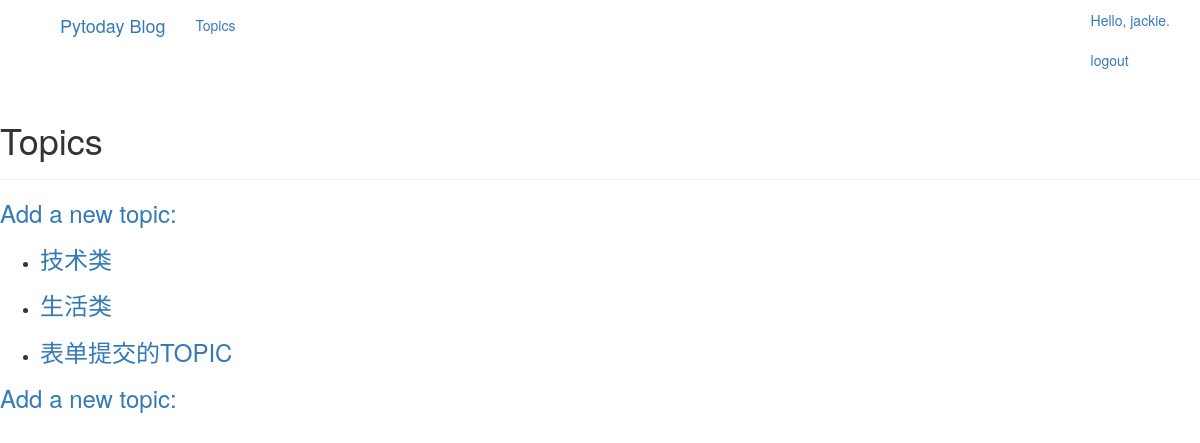
The app's page /topics/ (signed in) with its own data.
### stuapp/models.py (models this page shows)
class Topic(models.Model):
    text = models.CharField(max_length=200)
    date_added = models.DateTimeField(auto_now_add=True)
    owner = models.ForeignKey(User)
    def __str__(self):
        return self.text

### stuapp/views.py (the view)
# urls.py: url(r'^topics/$', views.topics, name='topics'),
def topics(request):
    topics = Topic.objects.order_by('date_added')
    context = {'topics': topics}
    return render(request, 'stuapp/topics.html', context)

### templates/stuapp/topics.html (shortened to what this page needs)
<!DOCTYPE html>
<html lang="en">
<head>
</head>
<body>
{% extends "stuapp/base.html" %}
{% block header %}
<h1>Topics</h1>
{% endblock header %}
{% block content %}
    <h3><a href="{% url 'stuapp:new_topic' %}">Add a new topic:</a></h3>
    <ul>
        {% for topic in topics %}
            <li>
                <h3><a href="{% url 'stuapp:topic' topic.id %}">{{ topic }}</a></h3>
            </li>
        {% empty %}
        <li>No topics have been added yet.</li>
        {% endfor %}
    </ul>
     <h3><a href="{% url 'stuapp:new_topic' %}">Add a new topic:</a></h3>
{% endblock content %}

### templates/stuapp/base.html (shortened to what this page needs)
{% load bootstrap3 %}
<!DOCTYPE html>
<html lang="en">
<head>
    {% bootstrap_css %}
</head>
<body>
<nav class="container">
    <div class="container">
        <div class="nav-header" >
            <a class="navbar-brand" href="{% url 'stuapp:index' %}">
                Pytoday Blog
            </a>
        </div>
        <div id="navbar" class="navbar-collapse collapse">
            <ul class="nav navbar-nav">
                <li><a href="{% url 'stuapp:topics' %}">Topics</a></li>
            </ul>
            <ul class="nav navbar=nav navbar-right">
                {% if user.is_authenticated %}
                    <li><a>Hello, {{ user.username }}.</a></li>
                    <li><a href="{% url 'users:logout' %}">logout</a></li>
                {% else %}
                    <li><a href="{% url 'users:login' %}">login</a></li>
                    <li><a href="{% url 'users:register' %}">register</a></li>
                {% endif %}
            </ul>
        </div>
    </div>
</nav>
    <div class="containner">
        <div class="page-header">
            {% block header %} {% endblock header %}
        </div>
        <div>
            {% block content %} {% endblock content %}
        </div>
    </div>
</body>
</html>

### records on screen
Topic: text "技术类"
Topic: text "生活类"
Topic: text "表单提交的TOPIC"

### other values on screen
{{ user.username }} "jackie"
